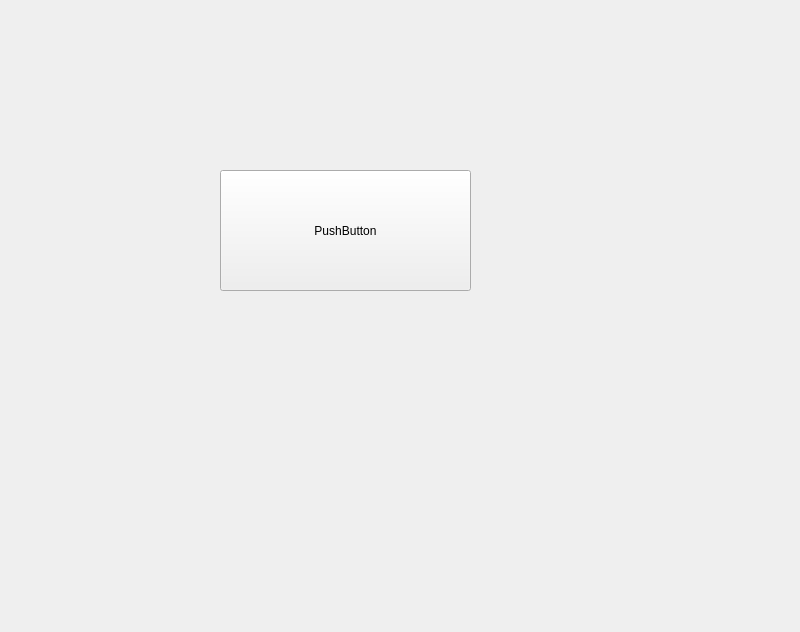
<?xml version="1.0" encoding="UTF-8"?>
<ui version="4.0">
 <class>Click</class>
 <widget class="QWidget" name="Click">
  <property name="geometry">
   <rect>
    <x>0</x>
    <y>0</y>
    <width>800</width>
    <height>632</height>
   </rect>
  </property>
  <property name="windowTitle">
   <string>Form</string>
  </property>
  <widget class="QPushButton" name="pushButton">
   <property name="geometry">
    <rect>
     <x>220</x>
     <y>170</y>
     <width>251</width>
     <height>121</height>
    </rect>
   </property>
   <property name="text">
    <string>PushButton</string>
   </property>
  </widget>
 </widget>
 <resources/>
 <connections/>
</ui>
